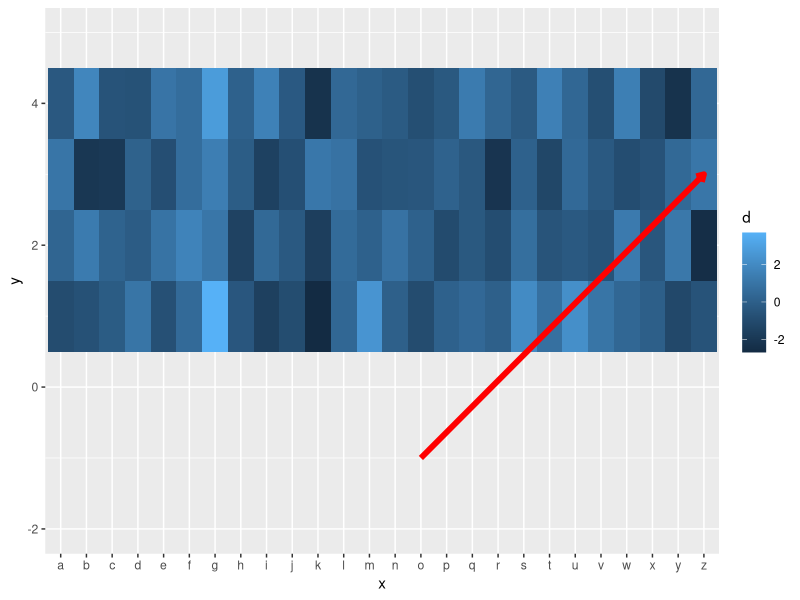
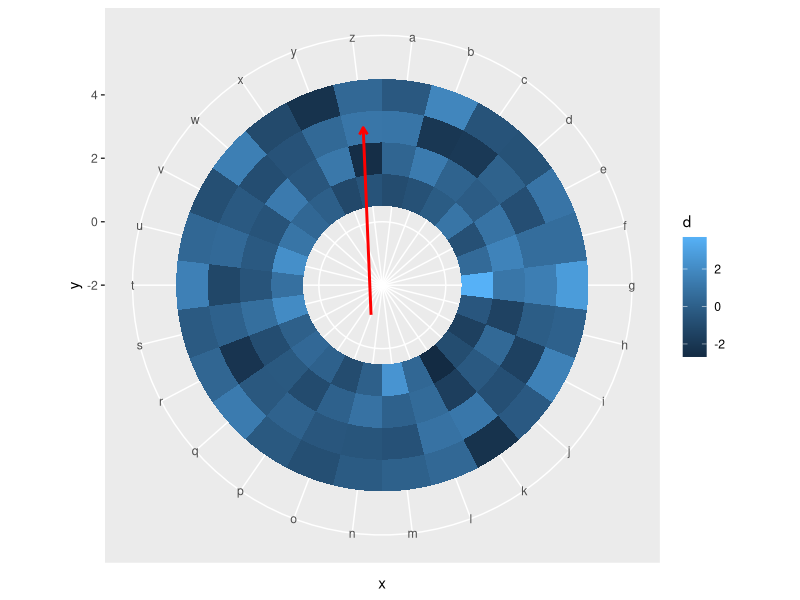
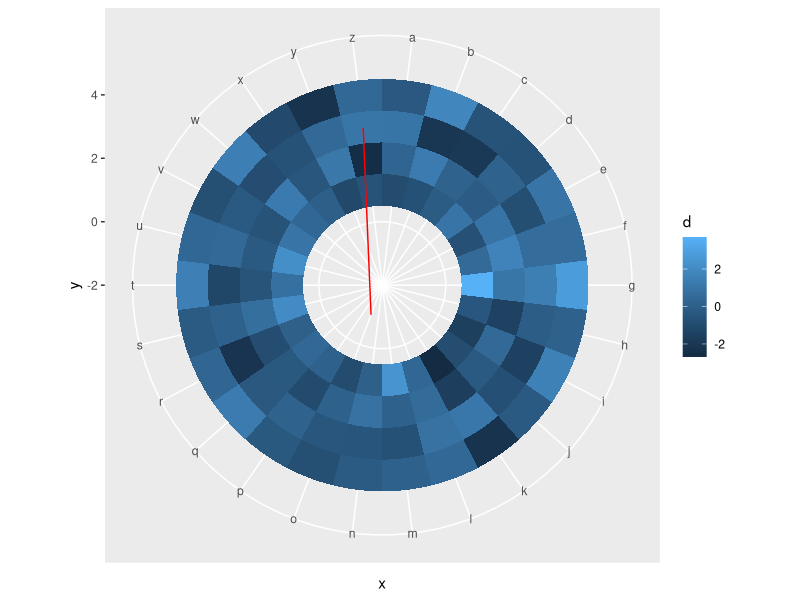
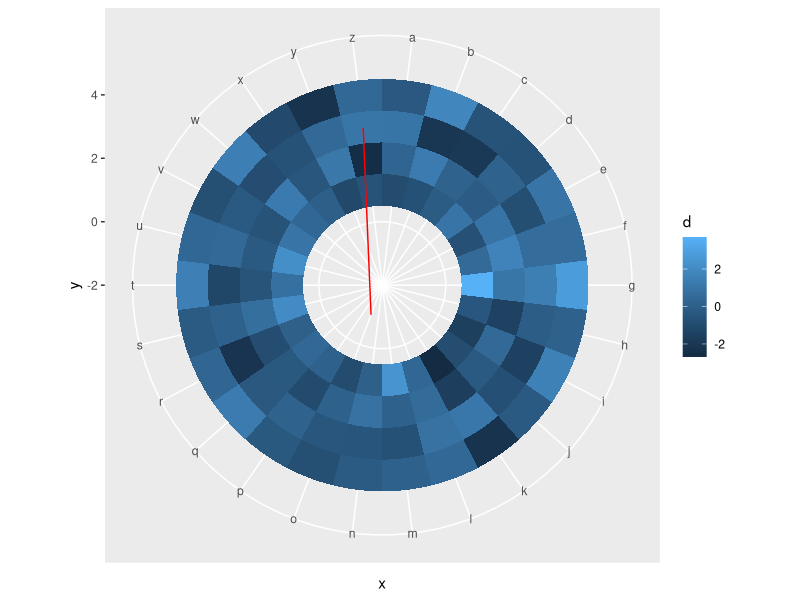

Generate these figures, in order, with R:
## ---- chunk 1
knitr::opts_chunk$set(echo = TRUE)
options(tidyverse.quiet = TRUE)
## ---- chunk 2
library(tidyverse)


geom_segment_straight <- function(...) {
  layer <- geom_segment(...)
  new_layer <- ggproto(NULL, layer)
  old_geom <- new_layer$geom
  geom <- ggproto(
    NULL, old_geom,
    draw_panel = function(data, panel_params, coord, 
                          arrow = NULL, arrow.fill = NULL,
                          lineend = "butt", linejoin = "round",
                          na.rm = FALSE) {
      data <- ggplot2:::remove_missing(
        data, na.rm = na.rm, c("x", "y", "xend", "yend", 
                               "linetype", "size", "shape")
      )
      if (ggplot2:::empty(data)) {
        return(zeroGrob())
      }
      coords <- coord$transform(data, panel_params)
      # xend and yend need to be transformed separately, as coord doesn't understand
      ends <- transform(data, x = xend, y = yend)
      ends <- coord$transform(ends, panel_params)
      
      arrow.fill <- if (!is.null(arrow.fill)) arrow.fill else coords$colour
      return(grid::segmentsGrob(
        coords$x, coords$y, ends$x, ends$y,
        default.units = "native", gp = grid::gpar(
          col = alpha(coords$colour, coords$alpha),
          fill = alpha(arrow.fill, coords$alpha),
          lwd = #coords$size
            1 * .pt,
          lty = coords$linetype,
          lineend = lineend,
          linejoin = linejoin
        ),
        arrow = arrow
      ))
      
    }
  )
  new_layer$geom <- geom
  return(new_layer)
}

## ---- chunk 3
df <- tibble(x = rep(letters,  each = 5),
             y = rep(1:5, 26),
             d =  rnorm(26 * 5))


p1 <- ggplot() +
  geom_tile(data = df,
            aes(x = x,
                y = y,
                fill = d)) +
  ylim(c(-2, 5)) +
  geom_segment(
    aes(
      x = "o",
      y = -1,
      xend = "z",
      yend = 3
    ),
    arrow = arrow(length = unit(0.2, "cm")),
    col = "red",
    size = 2
  ) 
p1

ggplot() +
  geom_tile(data = df,
            aes(x = x,
                y = y,
                fill = d)) +
  ylim(c(-2, 5)) +
  geom_segment_straight(
    aes(
      x = "o",
      y = -1,
      xend = "z",
      yend = 3
    ),
    arrow = arrow(length = unit(0.2, "cm")),
    col = "red",
    size = 2
  ) + 
  coord_polar()

## ---- chunk 4
GeomSegmentstraight <- ggproto(
    "GeomSegmentstraight", GeomSegment,
    draw_panel = function(data, panel_params, coord, 
                          arrow = NULL, arrow.fill = NULL,
                          lineend = "butt", linejoin = "round",
                          na.rm = FALSE) {
      data <- ggplot2:::remove_missing(
        data, na.rm = na.rm, c("x", "y", "xend", "yend", 
                               "linetype", "size", "shape")
      )
      if (ggplot2:::empty(data)) {
        return(zeroGrob())
      }
      coords <- coord$transform(data, panel_params)
      # xend and yend need to be transformed separately, as coord doesn't understand
      ends <- transform(data, x = xend, y = yend)
      ends <- coord$transform(ends, panel_params)
      
      arrow.fill <- if (!is.null(arrow.fill)) arrow.fill else coords$colour
      return(grid::segmentsGrob(
        coords$x, coords$y, ends$x, ends$y,
        default.units = "native", gp = grid::gpar(
          col = alpha(coords$colour, coords$alpha),
          fill = alpha(arrow.fill, coords$alpha),
          lwd = #coords$size
            .5 * .pt,
          lty = coords$linetype,
          lineend = lineend,
          linejoin = linejoin
        ),
        arrow = arrow
      ))
      
    }
  )

ggplot() +
  geom_tile(data = df,
            aes(x = x,
                y = y,
                fill = d)) +
  ylim(c(-2, 5)) +
  coord_polar() +
  stat_identity(geom = GeomSegmentstraight, 
                aes( x = "o", y = -1, xend = "z", yend = 3),
                color = "red")


geom_segment_straight <- function(...){
  
  stat_identity(geom = GeomSegmentstraight, ...)
  
}

ggplot() +
  geom_tile(data = df,
            aes(x = x,
                y = y,
                fill = d)) +
  ylim(c(-2, 5)) +
  coord_polar() +
  geom_segment_straight(data = NULL, 
                        y = -1, yend = 3,
    aes( x = "o",   xend = "z"),
    color = "red")
